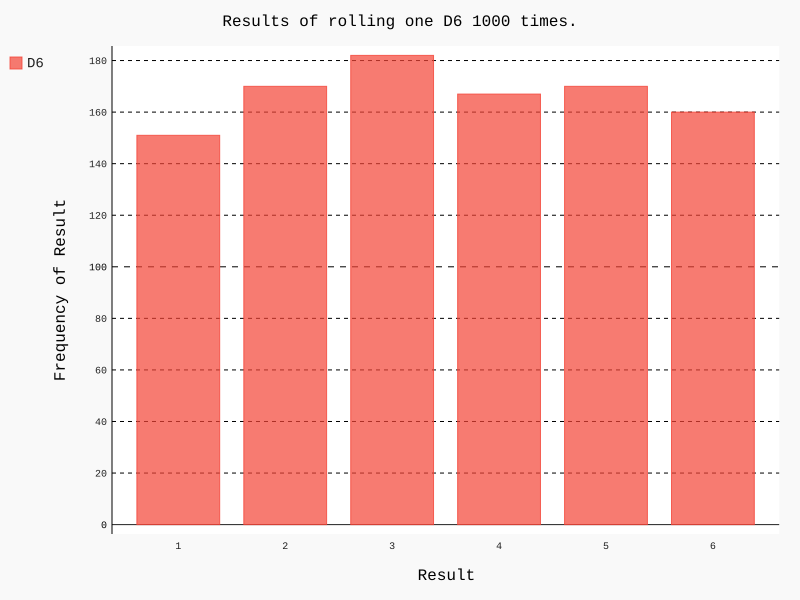

Write the Python code that produced this figure.
# -- coding: utf-8 --

import pygal
from die import Die

# 创建一个D6
die = Die()

# 掷几次骰子，并将结果存放在列表中
results = []
for roll_num in range(1000):
    result = die.roll()
    results.append(result)

# 分析结果
frequencies = []
for value in range(1, die.num_sides+1):
    frequency = results.count(value)
    frequencies.append(frequency)

# 可视化结果
hist = pygal.Bar()

hist.title = "Results of rolling one D6 1000 times."
hist.x_labels = ['1', '2', '3', '4', '5', '6']
hist.x_title = "Result"
hist.y_title = "Frequency of Result"

hist.add('D6', frequencies)
hist.render_to_file('die_visual.svg')
